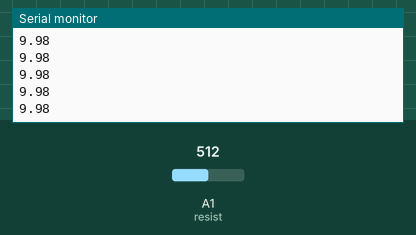
This sketch was run on a simulated Arduino Uno, built with avr-gcc and run on an emulated ATmega328P. Shown: the last lines printed to the serial monitor. The inputs (shaded band) are chosen by the test bench; at power-on: A1 (resist) = 512.

Above: at 1.2 s.
1.3 s: A1 (resist) set to 0
At 2.1 s:
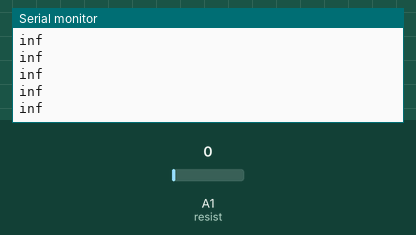
3.2 s: A1 (resist) set to 122
At 3.9 s:
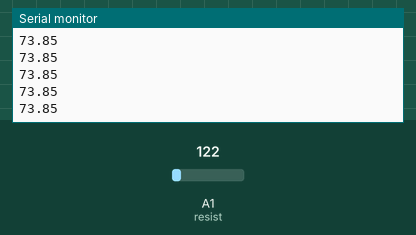
4.7 s: A1 (resist) set to 0
At 5.3 s:
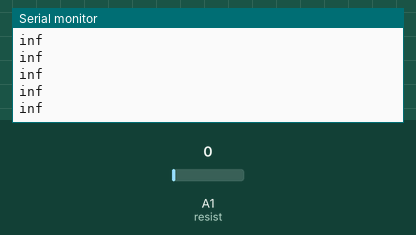

Measured:
- after the input at 1.3 s, the serial monitor: prints a new line after 0.07 s (image 1)
- after the input at 3.2 s, the serial monitor: prints a new line after 0.07 s (image 2)

The sketch:

odpor.ino
```cpp
int resist=A1;
float port, Vm, Rm;
void setup() {
  // put your setup code here, to run once:
Serial.begin (9600);
}

void loop() {
  // put your main code here, to run repeatedly:

port=analogRead(resist);

Vm=(port*5/1023);
Rm=(10*(5-Vm)/Vm);
Serial.println(Rm);

}
```
